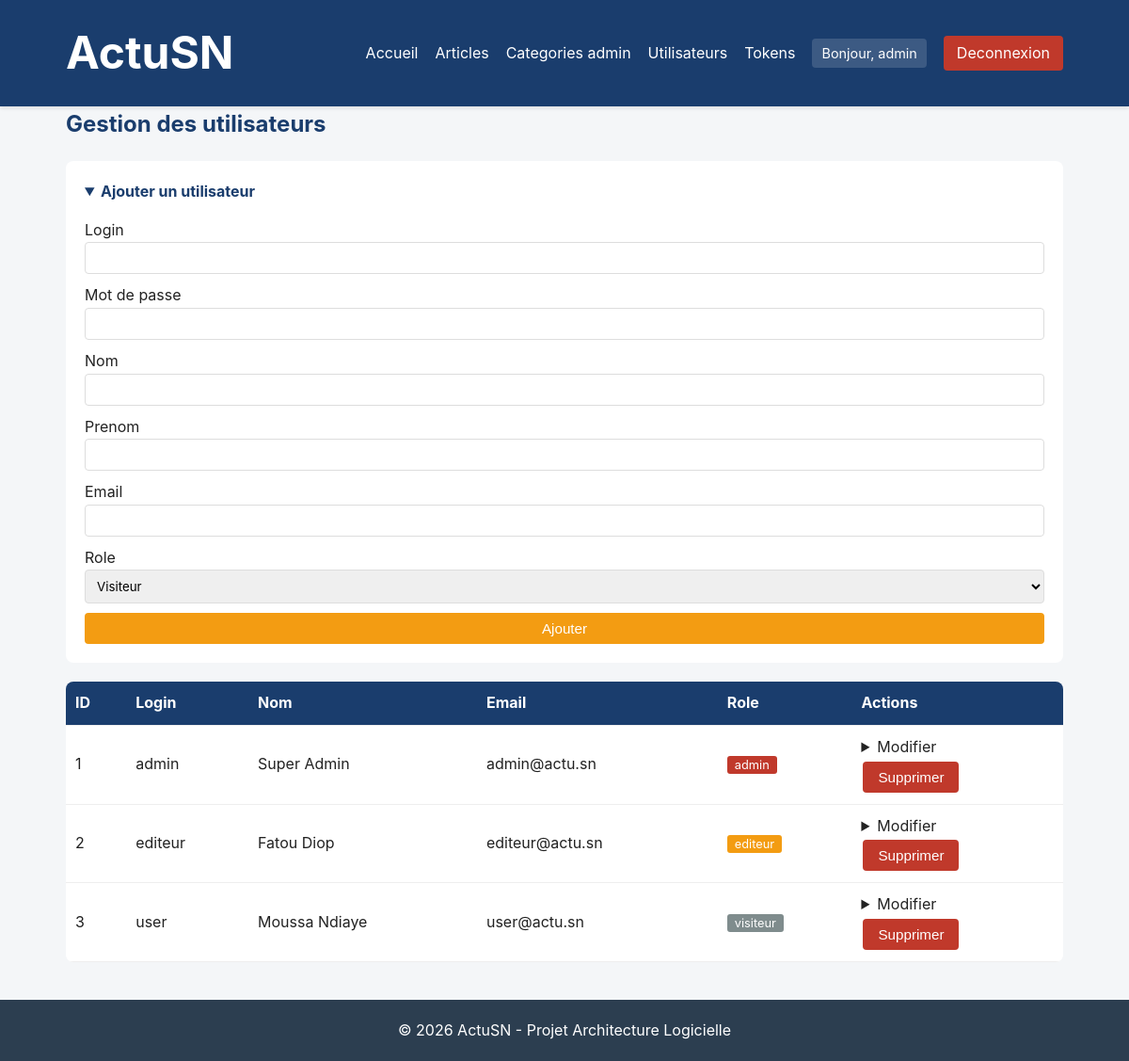
The app's page /Projet_architecture_logicielle_diop/site-web/public/admin/users (signed in) with its own data.
### tables this page shows
CREATE TABLE users (
    id          INT AUTO_INCREMENT PRIMARY KEY,
    login       VARCHAR(50)  NOT NULL UNIQUE,
    password    VARCHAR(255) NOT NULL,
    nom         VARCHAR(100) NOT NULL,
    prenom      VARCHAR(100) NOT NULL,
    email       VARCHAR(150) NOT NULL UNIQUE,
    role        ENUM('visiteur','editeur','admin') NOT NULL DEFAULT 'visiteur',
    created_at  DATETIME DEFAULT CURRENT_TIMESTAMP
);

### src/Core/Controller.php (called while the page is built, shortened)
<?php
abstract class Controller
{
    protected function render(string $view, array $data = [], string $layout = 'main'): void
    {
        extract($data);
        require __DIR__ . '/../Views/' . $view . '.php';
    }
}

### src/Controllers/UserController.php (called while the page is built, shortened)
<?php
class UserController extends Controller
{
    public function manage(): void
    {
        $users = User::all();
        $this->render('admin/users', compact('users'));
    }
}

### public/index.php (called while the page is built, shortened)
<?php
require __DIR__ . '/../src/Core/autoload.php';
$router = new Router();
$router->get('/',                  [HomeController::class,      'index']);
$router->get('/article/{id}',      [ArticleController::class,   'show']);
$router->get('/categorie/{id}',    [ArticleController::class,   'byCategorie']);
$router->get('/login',             [AuthController::class,      'showLogin']);
$router->post('/login',            [AuthController::class,      'login']);
$router->get('/logout',            [AuthController::class,      'logout']);
$router->get('/admin/articles',                 [ArticleController::class, 'manage']);
$router->post('/admin/articles',                [ArticleController::class, 'store']);
$router->post('/admin/articles/{id}/update',    [ArticleController::class, 'update']);
$router->post('/admin/articles/{id}/delete',    [ArticleController::class, 'delete']);
$router->get('/admin/categories',               [CategorieController::class, 'manage']);
$router->post('/admin/categories',              [CategorieController::class, 'store']);
$router->post('/admin/categories/{id}/update',  [CategorieController::class, 'update']);
$router->post('/admin/categories/{id}/delete',  [CategorieController::class, 'delete']);
$router->get('/admin/users',                    [UserController::class, 'manage']);
$router->post('/admin/users',                   [UserController::class, 'store']);
$router->post('/admin/users/{id}/update',       [UserController::class, 'update']);
$router->post('/admin/users/{id}/delete',       [UserController::class, 'delete']);
$router->get('/admin/tokens',                   [TokenController::class, 'manage']);
$router->post('/admin/tokens',                  [TokenController::class, 'generate']);
$router->post('/admin/tokens/{id}/delete',      [TokenController::class, 'delete']);
$router->dispatch($_SERVER['REQUEST_METHOD'], $_SERVER['REQUEST_URI']);

### src/Core/autoload.php (called while the page is built, shortened)
<?php
spl_autoload_register(function (string $class) {
    $prefix = 'App\\';
    $baseDir = __DIR__ . '/../';
    $relative = substr($class, strlen($prefix));
    $file = $baseDir . str_replace('\\', '/', $relative) . '.php';
});

### src/Core/Database.php (called while the page is built, shortened)
<?php
class Database
{
    private static ?PDO $instance = null;
    public static function getConnection(): PDO
    {
        if (self::$instance === null) {
            $dsn = 'mysql:host=' . DB_HOST . ';dbname=' . DB_NAME . ';charset=' . DB_CHARSET;
            try {
                self::$instance = new PDO($dsn, DB_USER, DB_PASS, [
                    PDO::ATTR_ERRMODE            => PDO::ERRMODE_EXCEPTION,
                    PDO::ATTR_DEFAULT_FETCH_MODE => PDO::FETCH_ASSOC,
                    PDO::ATTR_EMULATE_PREPARES   => false,
                ]);
            } catch (PDOException $e) {
                die('Erreur de connexion : ' . $e->getMessage());
            }
        }
        return self::$instance;
    }
}

### src/Models/User.php (called while the page is built, shortened)
<?php
class User
{
    public static function all(): array
    {
        $stmt = Database::getConnection()->query(
            'SELECT id, login, nom, prenom, email, role, created_at FROM users ORDER BY id'
        );
        return $stmt->fetchAll();
    }
}

### src/Views/admin/users.php (the view, shortened to what this page needs)
<h2>Gestion des utilisateurs</h2>
<details class="admin-form" open>
    <summary>Ajouter un utilisateur</summary>
    <form method="post" action="<?= BASE_URL ?>/admin/users">
        <label>Login <input type="text" name="login" required></label>
        <label>Mot de passe <input type="password" name="password" required></label>
        <label>Nom <input type="text" name="nom" required></label>
        <label>Prenom <input type="text" name="prenom" required></label>
        <label>Email <input type="email" name="email" required></label>
        <label>Role
            <select name="role" required>
                <option value="visiteur">Visiteur</option>
            </select>
        </label>
        <button type="submit" class="btn btn-primary">Ajouter</button>
    </form>
</details>
<table class="admin-table">
    <thead><tr><th>ID</th><th>Login</th><th>Nom</th><th>Email</th><th>Role</th><th>Actions</th></tr></thead>
    <tbody>
        <?php foreach ($users as $u): ?>
            <tr>
                <td><?= $u['id'] ?></td>
                <td><?= htmlspecialchars($u['login']) ?></td>
                <td><?= htmlspecialchars($u['prenom'] . ' ' . $u['nom']) ?></td>
                <td><?= htmlspecialchars($u['email']) ?></td>
                <td><span class="role role-<?= $u['role'] ?>"><?= $u['role'] ?></span></td>
                <td>
                    <details>
                        <summary>Modifier</summary>
                    </details>
                    <form method="post" action="<?= BASE_URL ?>/admin/users/<?= $u['id'] ?>/delete"
                          onsubmit="return confirm('Supprimer cet utilisateur ?')">
                        <button class="btn btn-danger">Supprimer</button>
                    </form>
                </td>
            </tr>
        <?php endforeach; ?>
    </tbody>
</table>

### src/Core/Router.php (shortened to what this page needs)
<?php
class Router
{
    private array $routes = [];
    public function add(string $method, string $path, array $handler): void
    {
        $this->routes[] = [
            'method'  => strtoupper($method),
            'path'    => $path,
            'handler' => $handler,
        ];
    }
    public function dispatch(string $method, string $uri): void
    {
        $uri = parse_url($uri, PHP_URL_PATH) ?? '/';
        $base = parse_url(BASE_URL, PHP_URL_PATH) ?? '';
        if ($base && str_starts_with($uri, $base)) {
            $uri = substr($uri, strlen($base));
        }
        foreach ($this->routes as $route) {
            if ($route['method'] !== strtoupper($method)) { continue; }
            $pattern = '#^' . preg_replace('#\{([\w]+)\}#', '(?P<$1>[^/]+)', $route['path']) . '$#';
            if (preg_match($pattern, $uri, $matches)) {
                $params = array_filter($matches, 'is_string', ARRAY_FILTER_USE_KEY);
                [$class, $action] = $route['handler'];
                (new $class())->{$action}(...array_values($params));
                return;
            }
        }
    }
}

### public/assets/css/style.css (style rules this page uses)
* { box-sizing: border-box; margin: 0; padding: 0; }
body { font-family: -apple-system, BlinkMacSystemFont, "Segoe UI", Roboto, sans-serif; background: #f4f6f8; color: #222; line-height: 1.6; }
h2 { margin-bottom: 20px; color: #1a3d6d; }
.btn { display: inline-block; padding: 8px 16px; background: #1a3d6d; color: #fff; border: none; border-radius: 4px; cursor: pointer; text-decoration: none; font-size: .95em; }
.btn-primary { background: #f39c12; }
.btn-danger { background: #c0392b; }
.admin-form { background: #fff; padding: 20px; border-radius: 8px; margin-bottom: 20px; }
.admin-form summary { cursor: pointer; font-weight: bold; color: #1a3d6d; }
.admin-form form { display: grid; gap: 10px; margin-top: 15px; }
.admin-form label { display: flex; flex-direction: column; }
.admin-form input, .admin-form textarea, .admin-form select { padding: 8px; border: 1px solid #ddd; border-radius: 4px; font-family: inherit; }
.admin-table { width: 100%; background: #fff; border-collapse: collapse; border-radius: 8px; overflow: hidden; }
.admin-table th, .admin-table td { padding: 10px; text-align: left; border-bottom: 1px solid #eee; }
.admin-table th { background: #1a3d6d; color: #fff; }
.admin-table form { display: inline-block; margin: 2px; vertical-align: top; }
.role { padding: 2px 8px; border-radius: 3px; font-size: .8em; color: #fff; }
.role-admin { background: #c0392b; }
.role-editeur { background: #f39c12; }
.role-visiteur { background: #7f8c8d; }

### records on screen
users: id "1", login "admin", prenom+nom "Super Admin", email "admin@actu.sn", role "admin"
users: id "2", login "editeur", prenom+nom "Fatou Diop", email "editeur@actu.sn", role "editeur"
users: id "3", login "user", prenom+nom "Moussa Ndiaye", email "user@actu.sn", role "visiteur"
